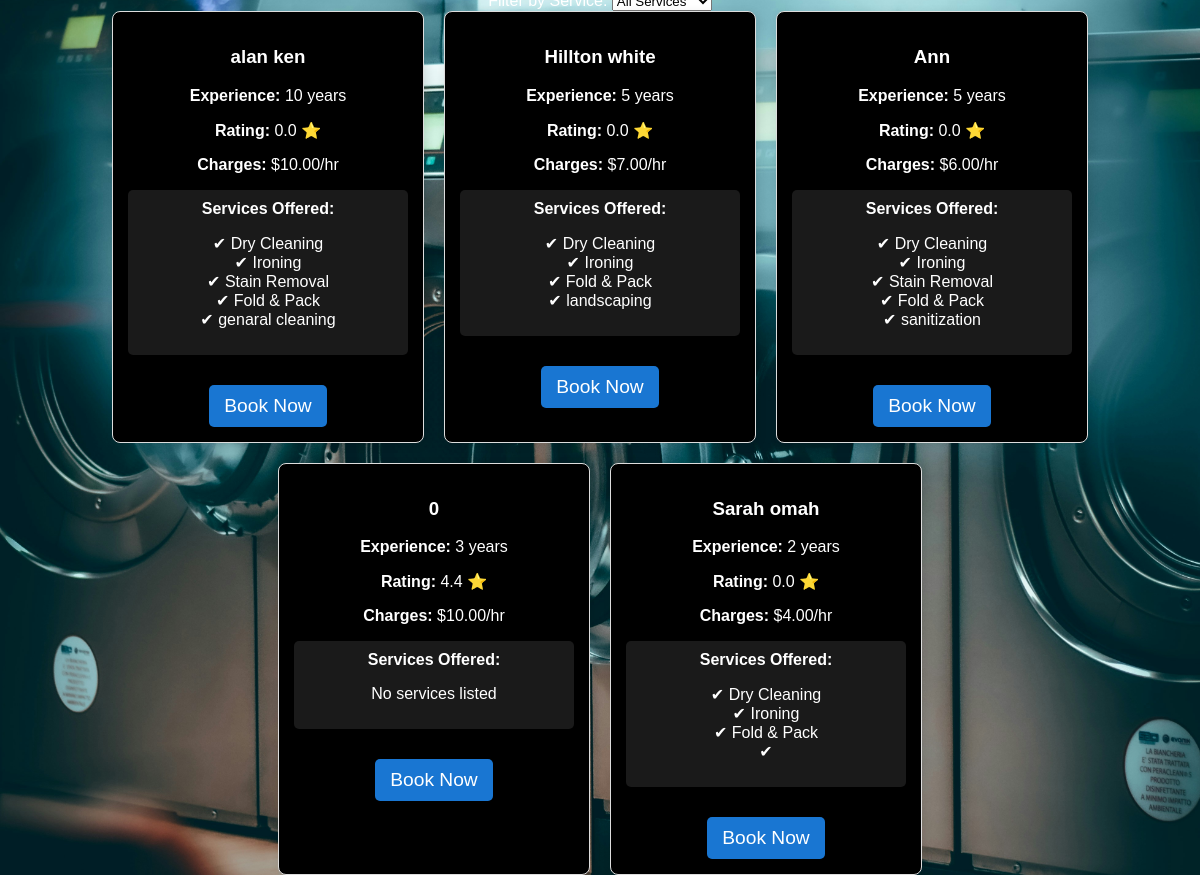
/book_services.php (signed in), run on the app's committed database.
### tables this page shows
CREATE TABLE `providers` (
  `id` int(11) NOT NULL,
  `name` varchar(255) NOT NULL,
  `email` varchar(255) NOT NULL,
  `password` varchar(255) NOT NULL,
  `experience` int(11) NOT NULL,
  `services` text NOT NULL,
  `hourly_rate` decimal(10,2) NOT NULL,
  `rating` float DEFAULT 0,
  `status` varchar(20) NOT NULL DEFAULT 'Pending'
);

### book_services.php (the view, shortened to what this page needs)
<?php
$db = new Database();
$conn = $db->getConnection();
$service = isset($_GET['service']) ? trim($_GET['service']) : '';
if (!empty($service)) {
    $query = "SELECT * FROM providers WHERE JSON_CONTAINS(services, '\"$service\"') AND status = 'Approved' ORDER BY experience DESC";
} else {
    $query = "SELECT * FROM providers WHERE status = 'Approved' ORDER BY experience DESC";
}
$stmt = $conn->prepare($query);
$stmt->execute();
$result = $stmt->get_result();
$providers = $result->fetch_all(MYSQLI_ASSOC);
?>
<!DOCTYPE html>
<html lang="en">
<head>
    <link rel="stylesheet" href="styles.css">
</head>
<body>
    <div class="container">
        <div class="service-filter">
            <label for="serviceSelect">Filter by Service:</label>
            <select id="serviceSelect" onchange="filterByService()">
                <option value="">All Services</option>
            </select>
        </div>
        <div class="provider-container">
            <?php if (empty($providers)) { ?>
                <p>No approved providers available.</p>
            <?php } else {
                foreach ($providers as $provider) { ?>
                    <div class="provider-card">
                        <h3><?php echo htmlspecialchars($provider['name']); ?></h3>
                        <p><strong>Experience:</strong> <?php echo $provider['experience']; ?> years</p>
                        <p><strong>Rating:</strong> <?php echo number_format($provider['rating'], 1); ?> ⭐</p>
                        <p><strong>Charges:</strong> $<?php echo $provider['hourly_rate']; ?>/hr</p>
                        <div class="services-list">
                            <strong>Services Offered:</strong>
                            <ul style="list-style: none; padding: 0;">
                                <?php
                                $services = json_decode($provider['services'], true);
                                if (json_last_error() === JSON_ERROR_NONE && !empty($services) && is_array($services)) {
                                    foreach ($services as $serv) {
                                        echo "<li>✔ " . htmlspecialchars($serv) . "</li>";
                                    }
                                } else {
                                    $fallback_services = explode(", ", $provider['services']);
                                    if (!empty($fallback_services[0])) {
                                        foreach ($fallback_services as $serv) {
                                            echo "<li>✔ " . htmlspecialchars($serv) . "</li>";
                                        }
                                    } else {
                                        echo "<li>No services listed</li>";
                                    }
                                }
                                ?>
                            </ul>
                        </div>
                        <button class="btn" onclick="openBookingForm('<?php echo $provider['id']; ?>', '<?php echo $provider['name']; ?>')">Book Now</button>
                    </div>
            <?php } } ?>
        </div>
    </div>
</body>
</html>

### styles.css (style rules this page uses)
body { margin: 0; padding: 0; font-family: Arial, sans-serif; background: url('backgroundimg.jpg') no-repeat center center/cover; height: 100vh; display: flex; flex-direction: column; justify-content: center; align-items: center; text-align: center; color: white; }
.btn { display: inline-block; background: #007bff; color: white; padding: 12px 24px; text-decoration: none; border-radius: 8px; margin-top: 20px; font-size: 1.2rem; transition: background 0.3s ease; box-shadow: 2px 2px 10px rgba(0, 0, 0, 0.3); }

### book_services.php (style rules this page uses)
body { font-family: Arial, sans-serif; background-color: #f4f4f4; text-align: center; }
.provider-container { display: flex; flex-wrap: wrap; justify-content: center; gap: 20px; }
.provider-card { width: 280px; padding: 15px; border: 1px solid #ddd; background: black; color: white; border-radius: 8px; box-shadow: 2px 2px 10px rgba(0,0,0,0.1); text-align: center; }
.services-list { background: rgba(255,255,255,0.1); padding: 10px; border-radius: 5px; margin: 10px 0; }
.btn { padding: 10px 15px; color: white; border: none; border-radius: 5px; cursor: pointer; background: #1976d2; }

### data on the page
providers: name "alan ken", experience "10", rating "0.0", hourly_rate "10.00", services "Dry Cleaning", services "Ironing", services "Stain Removal", services "Fold & Pack", services "genaral cleaning"
providers: name "Hillton white", experience "5", rating "0.0", hourly_rate "7.00", services "Dry Cleaning", services "Ironing", services "Fold & Pack", services "landscaping"
providers: name "Ann", experience "5", rating "0.0", hourly_rate "6.00", services "Dry Cleaning", services "Ironing", services "Stain Removal", services "Fold & Pack", services "sanitization"
providers: name "0", experience "3", rating "4.4", hourly_rate "10.00", shows "No services listed"
providers: name "Sarah omah", experience "2", rating "0.0", hourly_rate "4.00", services "Dry Cleaning", services "Ironing", services "Fold & Pack"
